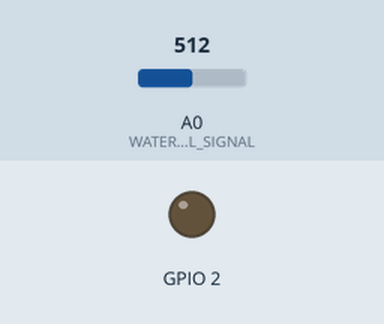
Recording of a sketch running on a simulated ESP8266 (NodeMCU). Parts: output pins drawn as LEDs (lit = HIGH). Inputs (shaded band) come from the test bench; at power-on: A0 (WATER_LEVEL_SIGNAL) = 512. WiFi joins after 1.5 s; servers stay silent unless stated; random numbers use the default seed unless the sketch sets one; no MQTT or app messages arrive unless stated; what the sketch prints to the serial monitor is not drawn.

Above: at 3.1 s.
Timing chart, 0 to 4.6 s (numbered marks = the images above):
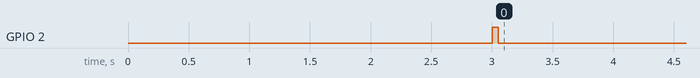

Measured:
- by itself, GPIO 2: LOW → HIGH at 3.0 s, → LOW 0.05 s later

The sketch:

grit_chamber_water_level.ino
```cpp
#include <ESP8266HTTPClient.h>
#include <WiFiClient.h>
#include <ESP8266WiFi.h>
#include <PubSubClient.h>

//Sensor and Motor Ports
#define WATER_LEVEL_SIGNAL A0

//Broker Information
String broker = "192.168.8.210";
String mqtt_username = "smartmqtt";
String mqtt_password = "HokieDVE";
String port = "1883";
WiFiClient espClient;
PubSubClient client(espClient);
//WIFI Information
const char* ssid = "Testbed-W";
const char* ssid_pass = "HokieDVE";
void setup() {
  // put your setup code here, to run once:
  Serial.begin(115200);
  delay(1000);

  WiFi.begin(ssid, ssid_pass);
  Serial.println("Connecting to WiFi...");
  while (WiFi.status() != WL_CONNECTED) {
    delay(1000);
    Serial.println("Connecting to WiFi...");
  }
  Serial.println("Connected to WiFi!");


  pinMode(BUILTIN_LED, OUTPUT);     // Initialize the BUILTIN_LED pin as an output
  digitalWrite(BUILTIN_LED, LOW);
}

void reconnect() {
  uint16_t converted_port = static_cast<uint16_t>(port.toInt());
  IPAddress ip = IPAddress();
  ip.fromString(broker);

  client.setServer(ip, converted_port);
  // Loop until we're reconnected
  while (!client.connected()) {
    Serial.print("Attempting MQTT connection...");
    // Create a random client ID
    String clientId = "ESP8266Client-";
    clientId += String(random(0xffff), HEX);
    // Attempt to connect
    if (client.connect(clientId.c_str(), mqtt_username.c_str(), mqtt_password.c_str())) {
      Serial.println("connected");
    } else {
      Serial.print("failed, rc=");
      Serial.print(client.state());
      Serial.println(" try again in 5 seconds");
      // Wait 5 seconds before retrying
      delay(5000);
    }
  }
}

void loop() {
  if (!client.connected()) {
    digitalWrite(BUILTIN_LED, HIGH);
    reconnect();
    digitalWrite(BUILTIN_LED, LOW);
  }
  client.loop();
  //Listens for water pump commands
  int value = analogRead(WATER_LEVEL_SIGNAL);
  String water_level = String(value);
  client.publish("grit_chamber/level", water_level.c_str());
  delay(1000);
}
```
